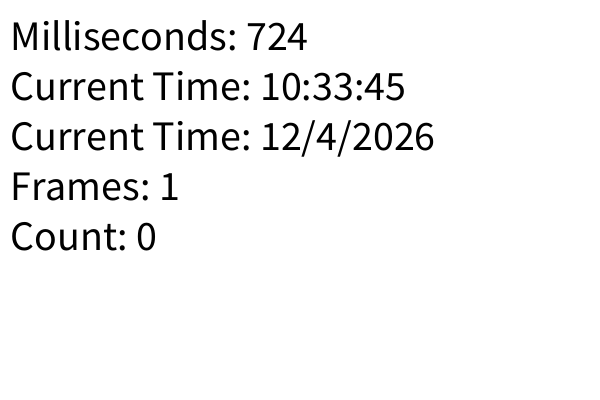
Frame 1 (no input)
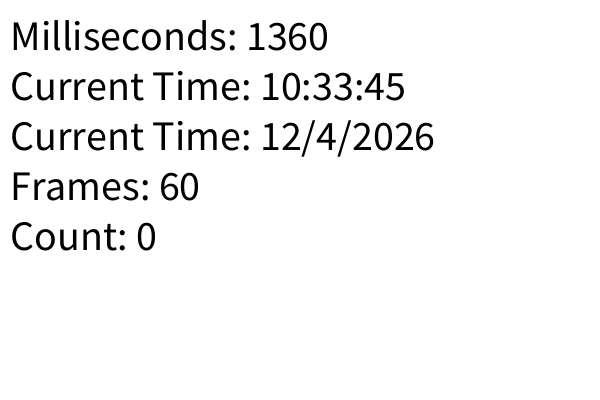
Frame 60 (the mouse pressed at the canvas centre just before this capture)
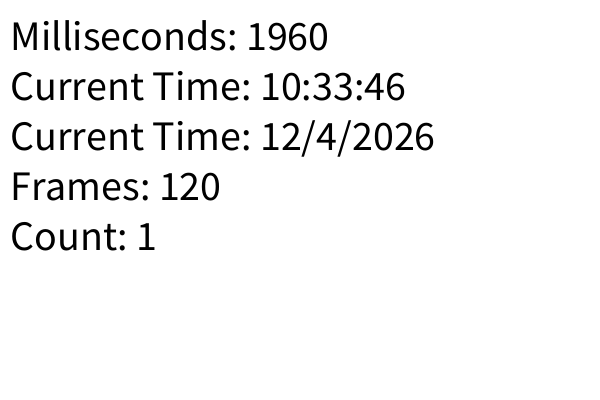
Frame 120 (the mouse held since frame 60 and released just before this capture)

The Processing sketch that drew these frames (run headless with seeded random() and noise(); from frame 60 on, the mouse is pressed at the canvas centre):

// Processing sketch: motion_05_draw_time
// ── motion_05_draw_time.pde
int count = 0;

void setup() {
  size(600, 400);
  background(255);
  frameRate(100);
  noStroke();
}

void draw() {
  background(255); 
  fill(0); 
  textSize(42);
  text("Milliseconds: " + millis(), 10, 50);
  text("Current Time: " + (hour() % 12) + ":" + minute() + ":" + second(), 10, 100);
  text("Current Time: " + month() + "/" + day() + "/" + year(), 10, 150);
  text("Frames: " + frameCount, 10, 200);
  text("Count: " + count, 10, 250);
  if(frameCount % 100 == 0) {
    count++;
  }
}
